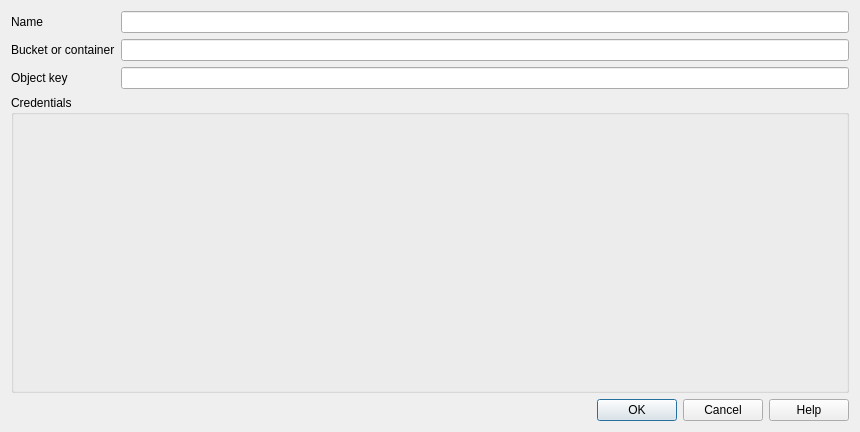
<?xml version="1.0" encoding="UTF-8"?>
<ui version="4.0">
 <class>QgsGdalCloudConnectionDialog</class>
 <widget class="QDialog" name="QgsGdalCloudConnectionDialog">
  <property name="geometry">
   <rect>
    <x>0</x>
    <y>0</y>
    <width>860</width>
    <height>432</height>
   </rect>
  </property>
  <property name="windowTitle">
   <string>Cloud Storage Connection</string>
  </property>
  <layout class="QGridLayout" name="gridLayout_2">
   <item row="0" column="1">
    <widget class="QLineEdit" name="mEditName">
     <property name="toolTip">
      <string>Name of the new connection</string>
     </property>
    </widget>
   </item>
   <item row="0" column="0">
    <widget class="QLabel" name="label">
     <property name="text">
      <string>Name</string>
     </property>
    </widget>
   </item>
   <item row="3" column="0" colspan="2">
    <widget class="QGroupBox" name="mCredentialsGroupBox">
     <property name="title">
      <string>Credentials</string>
     </property>
    </widget>
   </item>
   <item row="1" column="1">
    <widget class="QLineEdit" name="mBucket"/>
   </item>
   <item row="2" column="1">
    <widget class="QLineEdit" name="mKey"/>
   </item>
   <item row="1" column="0">
    <widget class="QLabel" name="labelBucket">
     <property name="text">
      <string>Bucket or container</string>
     </property>
     <property name="buddy">
      <cstring>mBucket</cstring>
     </property>
    </widget>
   </item>
   <item row="2" column="0">
    <widget class="QLabel" name="labelKey">
     <property name="text">
      <string>Object key</string>
     </property>
     <property name="buddy">
      <cstring>mKey</cstring>
     </property>
    </widget>
   </item>
   <item row="4" column="0" colspan="2">
    <widget class="QDialogButtonBox" name="buttonBox">
     <property name="orientation">
      <enum>Qt::Horizontal</enum>
     </property>
     <property name="standardButtons">
      <set>QDialogButtonBox::Cancel|QDialogButtonBox::Help|QDialogButtonBox::Ok</set>
     </property>
    </widget>
   </item>
  </layout>
 </widget>
 <resources/>
 <connections>
  <connection>
   <sender>buttonBox</sender>
   <signal>accepted()</signal>
   <receiver>QgsGdalCloudConnectionDialog</receiver>
   <slot>accept()</slot>
   <hints>
    <hint type="sourcelabel">
     <x>224</x>
     <y>381</y>
    </hint>
    <hint type="destinationlabel">
     <x>157</x>
     <y>274</y>
    </hint>
   </hints>
  </connection>
  <connection>
   <sender>buttonBox</sender>
   <signal>rejected()</signal>
   <receiver>QgsGdalCloudConnectionDialog</receiver>
   <slot>reject()</slot>
   <hints>
    <hint type="sourcelabel">
     <x>292</x>
     <y>387</y>
    </hint>
    <hint type="destinationlabel">
     <x>286</x>
     <y>274</y>
    </hint>
   </hints>
  </connection>
 </connections>
</ui>
